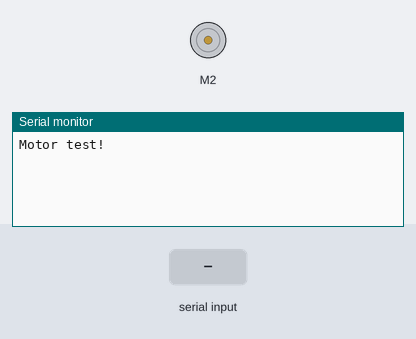
Bench run of a sketch on a simulated Arduino Uno, built with avr-gcc and run on an emulated ATmega328P. On the bench: DC motor (green arrow = forward, orange = backward, longer = faster), the last lines printed to the serial monitor. The inputs (shaded band) are chosen by the test bench.

Above: at 1.2 s.
1.3 s: "w90\n" received over Serial
At 2.5 s:
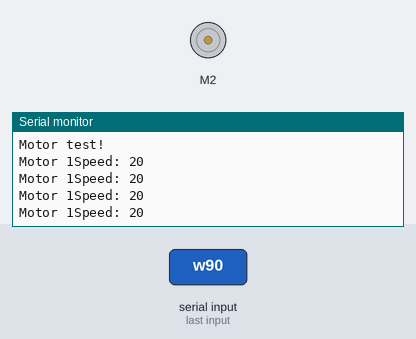
2.8 s: "90,45\n" received over Serial
At 3.4 s:
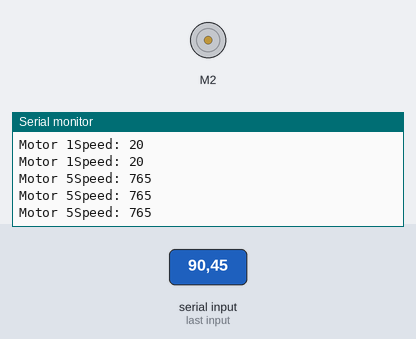

Measured:
- after the input at 1.3 s, the serial monitor: prints a new line at once (image 1)
- after the input at 2.8 s, the serial monitor: prints a new line at once (image 2)

The sketch:

sketch.ino
```cpp
// (licence header left out)
#include <Wire.h>
#include <Adafruit_MotorShield.h>

// Create the motor shield object with the default I2C address
Adafruit_MotorShield AFMS = Adafruit_MotorShield();

// Select which 'port' M1, M2, M3 or M4. In this case, M1
Adafruit_DCMotor* motor[4];
Adafruit_DCMotor *motor0 = AFMS.getMotor(1);
Adafruit_DCMotor *motor1 = AFMS.getMotor(2);
Adafruit_DCMotor *motor2 = AFMS.getMotor(3);
Adafruit_DCMotor *motor3 = AFMS.getMotor(4);

int motor_select = 1;
int motor_speed[4];

void setup() {
  Serial.begin(19200);           // set up Serial library at 9600 bps
  Serial.println("Motor test!");

	motor[0] = motor0;
	motor[1] = motor1;
	motor[2] = motor2;
	motor[3] = motor3;

	for (int i = 0; i <= 3; i ++) {
		//motor_init(i);
	}
}

int speed = 0;
void loop() {
	char incomingByte;
	if (Serial.available() > 0) {
		incomingByte = Serial.read();
		if (incomingByte - '0' >= 1 && incomingByte - '0' <= 4) {
			motor_select = incomingByte - '0' + 1;
		}

		if (incomingByte == 'w') {
			motor[motor_select]->run(FORWARD);
			motor_speed[motor_select] += 20;
		}
		if (incomingByte == 's') {
			motor[motor_select]->run(FORWARD);
			motor_speed[motor_select] = 0;
		}
		Serial.write("Motor ");
		Serial.print(motor_select);
		Serial.write("Speed: ");
		Serial.println(motor_speed[motor_select]);

		//motor[motor_select]->setSpeed(motor_speed[motor_select]);
	}
}

void motor_init(int motorid) {
		motor[motorid]->setSpeed(0);
		motor[motorid]->run(RELEASE);
}
```
